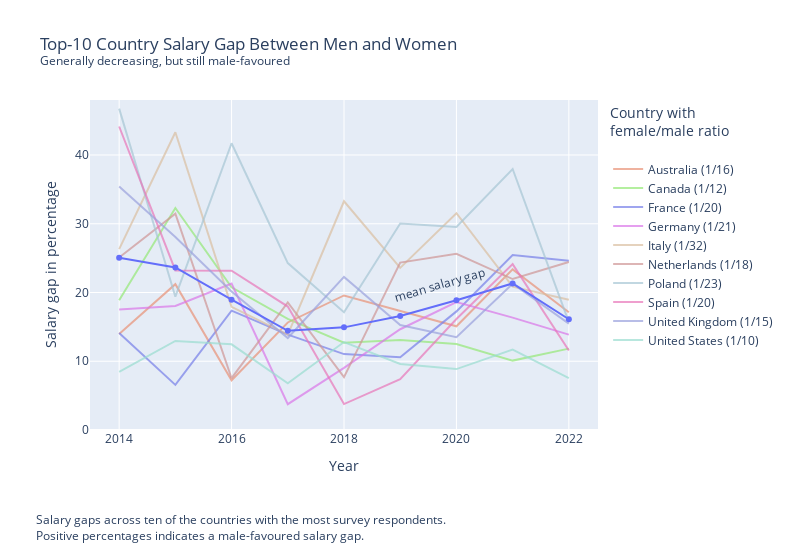

The notebook cell saved with this chart:
### Code cell
color_alpha = 0.7

fig = px.line(
    salary_gap_df,
    x='Year',
    y='SalaryGapPercent',
    color='Country',
    hover_name='Country',
    title='Top-10 Country Salary Gap Between Men and Women<br><sup>Generally decreasing, but still male-favoured</sup>',
    custom_data=['Country'],
    color_discrete_sequence=[
        f'rgba(233, 146, 119, {color_alpha})',
        f'rgba(148, 233, 119, {color_alpha})',
        f'rgba(119, 127, 233, {color_alpha})',
        f'rgba(218, 119, 233, {color_alpha})',
        f'rgba(218, 191, 162, {color_alpha})',
        f'rgba(207, 150, 150, {color_alpha})',
        f'rgba(167, 199, 213, {color_alpha})',
        f'rgba(233, 119, 186, {color_alpha})',
        f'rgba(154, 162, 221, {color_alpha})',
        f'rgba(154, 221, 209, {color_alpha})',
    ],
    range_y=[0, 48],
    width=790,
)

fig.update_layout(yaxis_title='Salary gap in percentage')

# Add male/female ratio in the legend names
total_male_participants_per_country_df = countries_df.query('Gender == "male"') \
    .groupby('Country', as_index=False) \
    .size() \
    .rename(columns={'size': 'TotalMale'})

total_female_participants_per_country_df = countries_df.query('Gender == "female"') \
    .groupby('Country', as_index=False) \
    .size() \
    .rename(columns={'size': 'TotalFemale'})

total_participants_per_country_df = pd.merge(total_male_participants_per_country_df, total_female_participants_per_country_df)
total_participants_per_country_df['MaleRatioPerFemale'] = total_participants_per_country_df['TotalMale'] / total_participants_per_country_df['TotalFemale']

# Add female/male ratio for each legend name.

# Example: {'oldname': 'newname'}
legend_names = {}
for _, row in total_participants_per_country_df.iterrows():
    legend_names[row['Country']] = f"{row['Country']} (1/{int(row['MaleRatioPerFemale'])})"

fig.for_each_trace(lambda t: t.update(name=legend_names[t.name], 
                                      legendgroup=legend_names[t.name],
                                      hovertemplate='<b>' + t.name + '</b><br>Year: %{x:d} </br>Salary gap: %{y:d}%<extra></extra>'))

# Plot the mean salary scatters
mean_salary_line_fig = px.line(mean_salary_gap,
                               x='Year',
                               y='SalaryGapPercent',
                               markers=True)
for trace in mean_salary_line_fig.data:
    trace.hovertemplate = '<b>' + trace.name + '</b><br>Year: %{x:d} </br>Mean salary gap: %{y:d}%<extra></extra>'

fig.add_traces(list(mean_salary_line_fig.select_traces()))
fig.add_annotation(x=2019.7, y=17.75,
                   showarrow=False,
                   xanchor='center',
                   yanchor='bottom',
                   textangle=-16,
                   text='mean salary gap')

# Add caption
fig.add_annotation(x=-0.11, y=-0.35,
                   xref='paper', yref='paper',
                   showarrow=False,
                   xanchor='left', yanchor='bottom',
                   align='left',
                   text='Salary gaps across ten of the countries with the most survey respondents.<br>Positive percentages indicates a male-favoured salary gap.')

fig.update_layout(
    legend={
        'title': 'Country with<br>female/male ratio<br>'
    },
    margin={'b': 130, 't': 100, 'l': 90}
)

fig.show()

### Figure 1 — Plotly figure (JSON) as saved in the notebook; plotly's stock layout.template omitted (floating-point values rounded to 4 significant figures)
{"data": [{"customdata": [["Australia"], ["Australia"], ["Australia"], ["Australia"], ["Australia"], ["Australia"], ["Australia"], ["Australia"], ["Australia"]], "hovertemplate": "<b>Australia</b><br>Year: %{x:d} </br>Salary gap: %{y:d}%<extra></extra>", "hovertext": ["Australia", "Australia", "Australia", "Australia", "Australia", "Australia", "Australia", "Australia", "Australia"], "legendgroup": "Australia (1/16)", "line": {"color": "rgba(233, 146, 119, 0.7)", "dash": "solid"}, "marker": {"symbol": "circle"}, "mode": "lines", "name": "Australia (1/16)", "orientation": "v", "showlegend": true, "x": [2014, 2015, 2016, 2017, 2018, 2019, 2020, 2021, 2022], "xaxis": "x", "y": [13.96, 21.21, 7.232, 15.64, 19.57, 17.28, 15.08, 23.36, 17.13], "yaxis": "y", "type": "scatter"}, {"customdata": [["Canada"], ["Canada"], ["Canada"], ["Canada"], ["Canada"], ["Canada"], ["Canada"], ["Canada"], ["Canada"]], "hovertemplate": "<b>Canada</b><br>Year: %{x:d} </br>Salary gap: %{y:d}%<extra></extra>", "hovertext": ["Canada", "Canada", "Canada", "Canada", "Canada", "Canada", "Canada", "Canada", "Canada"], "legendgroup": "Canada (1/12)", "line": {"color": "rgba(148, 233, 119, 0.7)", "dash": "solid"}, "marker": {"symbol": "circle"}, "mode": "lines", "name": "Canada (1/12)", "orientation": "v", "showlegend": true, "x": [2014, 2015, 2016, 2017, 2018, 2019, 2020, 2021, 2022], "xaxis": "x", "y": [18.89, 32.29, 20.76, 16.16, 12.7, 13.1, 12.5, 10.09, 11.84], "yaxis": "y", "type": "scatter"}, {"customdata": [["France"], ["France"], ["France"], ["France"], ["France"], ["France"], ["France"], ["France"], ["France"]], "hovertemplate": "<b>France</b><br>Year: %{x:d} </br>Salary gap: %{y:d}%<extra></extra>", "hovertext": ["France", "France", "France", "France", "France", "France", "France", "France", "France"], "legendgroup": "France (1/20)", "line": {"color": "rgba(119, 127, 233, 0.7)", "dash": "solid"}, "marker": {"symbol": "circle"}, "mode": "lines", "name": "France (1/20)", "orientation": "v", "showlegend": true, "x": [2014, 2015, 2016, 2017, 2018, 2019, 2020, 2021, 2022], "xaxis": "x", "y": [14.12, 6.566, 17.36, 13.87, 11.04, 10.59, 17.25, 25.46, 24.6], "yaxis": "y", "type": "scatter"}, {"customdata": [["Germany"], ["Germany"], ["Germany"], ["Germany"], ["Germany"], ["Germany"], ["Germany"], ["Germany"], ["Germany"]], "hovertemplate": "<b>Germany</b><br>Year: %{x:d} </br>Salary gap: %{y:d}%<extra></extra>", "hovertext": ["Germany", "Germany", "Germany", "Germany", "Germany", "Germany", "Germany", "Germany", "Germany"], "legendgroup": "Germany (1/21)", "line": {"color": "rgba(218, 119, 233, 0.7)", "dash": "solid"}, "marker": {"symbol": "circle"}, "mode": "lines", "name": "Germany (1/21)", "orientation": "v", "showlegend": true, "x": [2014, 2015, 2016, 2017, 2018, 2019, 2020, 2021, 2022], "xaxis": "x", "y": [17.53, 18.04, 21.29, 3.757, 9.045, 14.66, 18.6, 16.34, 13.88], "yaxis": "y", "type": "scatter"}, {"customdata": [["Italy"], ["Italy"], ["Italy"], ["Italy"], ["Italy"], ["Italy"], ["Italy"], ["Italy"], ["Italy"]], "hovertemplate": "<b>Italy</b><br>Year: %{x:d} </br>Salary gap: %{y:d}%<extra></extra>", "hovertext": ["Italy", "Italy", "Italy", "Italy", "Italy", "Italy", "Italy", "Italy", "Italy"], "legendgroup": "Italy (1/32)", "line": {"color": "rgba(218, 191, 162, 0.7)", "dash": "solid"}, "marker": {"symbol": "circle"}, "mode": "lines", "name": "Italy (1/32)", "orientation": "v", "showlegend": true, "x": [2014, 2015, 2016, 2017, 2018, 2019, 2020, 2021, 2022], "xaxis": "x", "y": [26.3, 43.31, 17.91, 13.88, 33.27, 23.58, 31.54, 20.85, 18.95], "yaxis": "y", "type": "scatter"}, {"customdata": [["Netherlands"], ["Netherlands"], ["Netherlands"], ["Netherlands"], ["Netherlands"], ["Netherlands"], ["Netherlands"], ["Netherlands"], ["Netherlands"]], "hovertemplate": "<b>Netherlands</b><br>Year: %{x:d} </br>Salary gap: %{y:d}%<extra></extra>", "hovertext": ["Netherlands", "Netherlands", "Netherlands", "Netherlands", "Netherlands", "Netherlands", "Netherlands", "Netherlands", "Netherlands"], "legendgroup": "Netherlands (1/18)", "line": {"color": "rgba(207, 150, 150, 0.7)", "dash": "solid"}, "marker": {"symbol": "circle"}, "mode": "lines", "name": "Netherlands (1/18)", "orientation": "v", "showlegend": true, "x": [2014, 2015, 2016, 2017, 2018, 2019, 2020, 2021, 2022], "xaxis": "x", "y": [25.09, 31.47, 7.534, 18.56, 7.698, 24.35, 25.64, 21.96, 24.45], "yaxis": "y", "type": "scatter"}, {"customdata": [["Poland"], ["Poland"], ["Poland"], ["Poland"], ["Poland"], ["Poland"], ["Poland"], ["Poland"], ["Poland"]], "hovertemplate": "<b>Poland</b><br>Year: %{x:d} </br>Salary gap: %{y:d}%<extra></extra>", "hovertext": ["Poland", "Poland", "Poland", "Poland", "Poland", "Poland", "Poland", "Poland", "Poland"], "legendgroup": "Poland (1/23)", "line": {"color": "rgba(167, 199, 213, 0.7)", "dash": "solid"}, "marker": {"symbol": "circle"}, "mode": "lines", "name": "Poland (1/23)", "orientation": "v", "showlegend": true, "x": [2014, 2015, 2016, 2017, 2018, 2019, 2020, 2021, 2022], "xaxis": "x", "y": [46.75, 19.39, 41.71, 24.28, 17.12, 30.03, 29.54, 37.96, 15.7], "yaxis": "y", "type": "scatter"}, {"customdata": [["Spain"], ["Spain"], ["Spain"], ["Spain"], ["Spain"], ["Spain"], ["Spain"], ["Spain"], ["Spain"]], "hovertemplate": "<b>Spain</b><br>Year: %{x:d} </br>Salary gap: %{y:d}%<extra></extra>", "hovertext": ["Spain", "Spain", "Spain", "Spain", "Spain", "Spain", "Spain", "Spain", "Spain"], "legendgroup": "Spain (1/20)", "line": {"color": "rgba(233, 119, 186, 0.7)", "dash": "solid"}, "marker": {"symbol": "circle"}, "mode": "lines", "name": "Spain (1/20)", "orientation": "v", "showlegend": true, "x": [2014, 2015, 2016, 2017, 2018, 2019, 2020, 2021, 2022], "xaxis": "x", "y": [44.14, 23.21, 23.18, 17.96, 3.768, 7.392, 16.15, 24.13, 11.56], "yaxis": "y", "type": "scatter"}, {"customdata": [["United Kingdom"], ["United Kingdom"], ["United Kingdom"], ["United Kingdom"], ["United Kingdom"], ["United Kingdom"], ["United Kingdom"], ["United Kingdom"], ["United Kingdom"]], "hovertemplate": "<b>United Kingdom</b><br>Year: %{x:d} </br>Salary gap: %{y:d}%<extra></extra>", "hovertext": ["United Kingdom", "United Kingdom", "United Kingdom", "United Kingdom", "United Kingdom", "United Kingdom", "United Kingdom", "United Kingdom", "United Kingdom"], "legendgroup": "United Kingdom (1/15)", "line": {"color": "rgba(154, 162, 221, 0.7)", "dash": "solid"}, "marker": {"symbol": "circle"}, "mode": "lines", "name": "United Kingdom (1/15)", "orientation": "v", "showlegend": true, "x": [2014, 2015, 2016, 2017, 2018, 2019, 2020, 2021, 2022], "xaxis": "x", "y": [35.42, 28.06, 20.15, 13.38, 22.27, 15.27, 13.51, 21.28, 15.48], "yaxis": "y", "type": "scatter"}, {"customdata": [["United States"], ["United States"], ["United States"], ["United States"], ["United States"], ["United States"], ["United States"], ["United States"], ["United States"]], "hovertemplate": "<b>United States</b><br>Year: %{x:d} </br>Salary gap: %{y:d}%<extra></extra>", "hovertext": ["United States", "United States", "United States", "United States", "United States", "United States", "United States", "United States", "United States"], "legendgroup": "United States (1/10)", "line": {"color": "rgba(154, 221, 209, 0.7)", "dash": "solid"}, "marker": {"symbol": "circle"}, "mode": "lines", "name": "United States (1/10)", "orientation": "v", "showlegend": true, "x": [2014, 2015, 2016, 2017, 2018, 2019, 2020, 2021, 2022], "xaxis": "x", "y": [8.47, 12.95, 12.46, 6.798, 12.79, 9.61, 8.862, 11.71, 7.549], "yaxis": "y", "type": "scatter"}, {"hovertemplate": "<b></b><br>Year: %{x:d} </br>Mean salary gap: %{y:d}%<extra></extra>", "legendgroup": "", "line": {"color": "#636efa", "dash": "solid"}, "marker": {"symbol": "circle"}, "mode": "lines+markers", "name": "", "orientation": "v", "showlegend": false, "x": [2014, 2015, 2016, 2017, 2018, 2019, 2020, 2021, 2022], "xaxis": "x", "y": [25.06, 23.65, 18.96, 14.43, 14.93, 16.59, 18.87, 21.31, 16.11], "yaxis": "y", "type": "scatter"}], "layout": {"xaxis": {"anchor": "y", "domain": [0.0, 1.0], "title": {"text": "Year"}}, "yaxis": {"anchor": "x", "domain": [0.0, 1.0], "title": {"text": "Salary gap in percentage"}, "range": [0, 48]}, "legend": {"title": {"text": "Country with<br>female/male ratio<br>"}, "tracegroupgap": 0}, "title": {"text": "Top-10 Country Salary Gap Between Men and Women<br><sup>Generally decreasing, but still male-favoured</sup>"}, "width": 790, "annotations": [{"showarrow": false, "text": "mean salary gap", "textangle": -16, "x": 2020.0, "xanchor": "center", "y": 17.75, "yanchor": "bottom"}, {"align": "left", "showarrow": false, "text": "Salary gaps across ten of the countries with the most survey respondents.<br>Positive percentages indicates a male-favoured salary gap.", "x": -0.11, "xanchor": "left", "xref": "paper", "y": -0.35, "yanchor": "bottom", "yref": "paper"}], "margin": {"b": 130, "t": 100, "l": 90}}}
